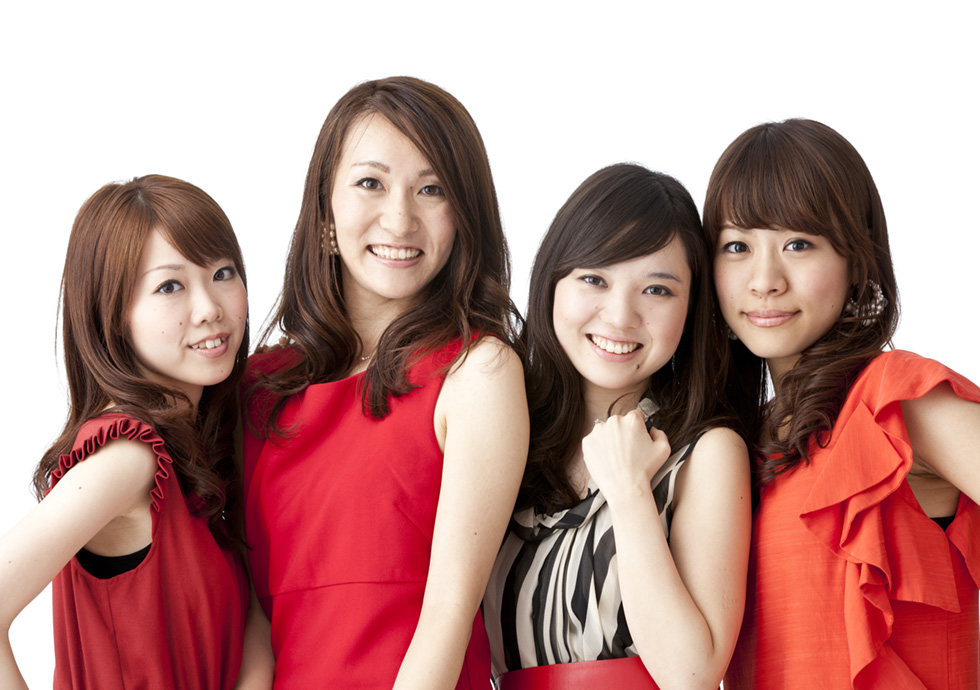
//> input picture kisozemi/groupe_02.jpg, 980 x 690 px
$ ./FaceDetection   (built with g++ and OpenCV 4)
//> lines starting //> are read from the running program, lines starting //| are printed output that depends on the picture
#include <opencv2/opencv.hpp>
#include <iostream>
/*
#ifdef _DEBUG	//libファイルをリンク
#pragma comment(lib, "opencv_ts300d.lib")
#pragma comment(lib, "opencv_world300d.lib")
#else
#pragma comment(lib, "opencv_ts300.lib")
#pragma comment(lib, "opencv_world300.lib")
#endif
*/
using namespace std;

int main(int argc, char *argv[])
{
	//顔を検出したい画像を読み込む
	string imagename = "./groupe_02.jpg";
	cv::Mat img = cv::imread(imagename);
//> img is the input picture: 690 rows x 980 cols, CV_8UC3; mean B, G, R 136.3, 140, 184.9
	if (img.empty()){
		cout << "画像ファイルが見つかりませんでした" << endl;
		return -1;
	}

	// 顔を検出するための下準備 → やらなくても検出はできる////////////////////////////////////////////////////////////////
	cv::Mat gray, smallimg;
	cv::cvtColor(img, gray, CV_BGR2GRAY);	// equalizeHist()のために、グレースケール画像へ変換
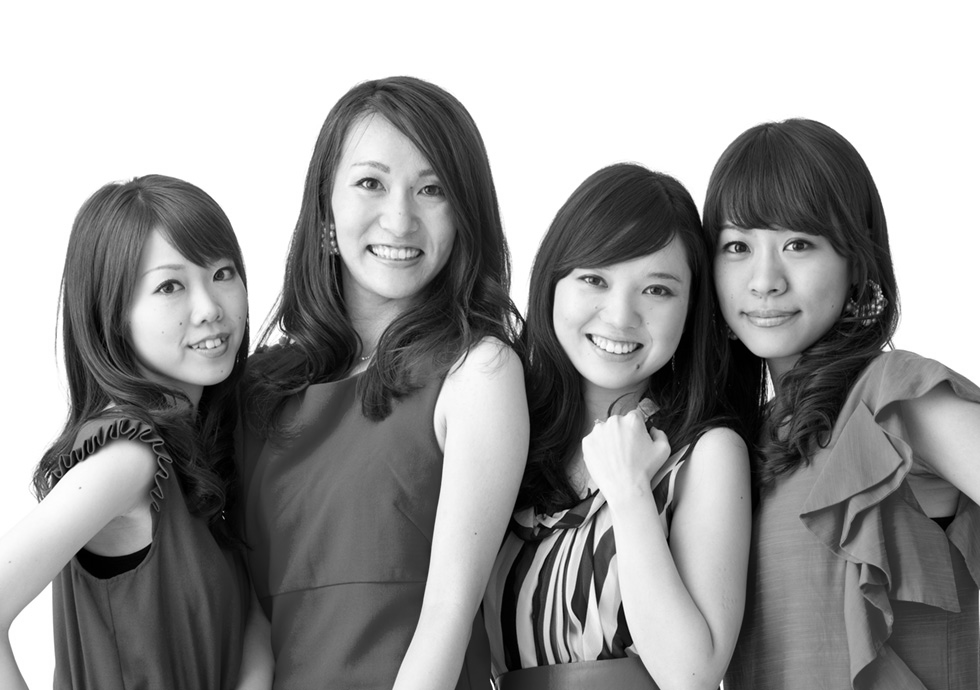
//> gray: 690 rows x 980 cols, CV_8UC1; min 0, max 255, mean 153
	cv::equalizeHist(gray, gray); 			// ヒストグラム均一化
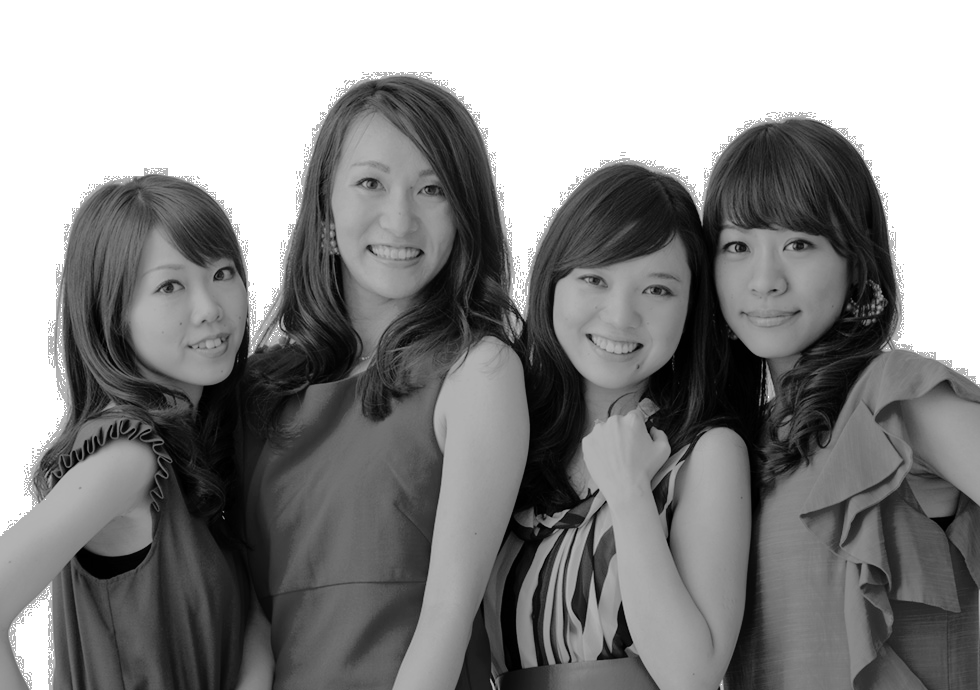
//> gray: 690 rows x 980 cols, CV_8UC1; min 0, max 255, mean 138.7

	double scale = 3.0;						// 処理時間短縮のために画像を縮小
	cv::resize(gray, smallimg, cv::Size(img.cols / scale, img.rows / scale));
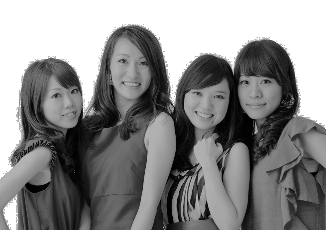
//> smallimg: 230 rows x 326 cols, CV_8UC1; min 0, max 255, mean 138.7
	// 下準備終わり

	// 分類器の読み込み////////////////////////////////////////////////////////////////////////////////////////////////////
	string cascadeName = "./haarcascade_frontalface_alt.xml"; // Haar-like
	cv::CascadeClassifier cascade;
	if (!cascade.load(cascadeName))
	{
		cout << "分類器が見つかりませんでした" << endl;
		return -1;
	}

	//分類器によって検出する//////////////////////////////////////////////////////////////////////////////////////////////////
	vector<cv::Rect> faces;	//顔検出領域を格納する配列的なもの
	cascade.detectMultiScale(smallimg, faces);	// 引数：画像，出力矩形（検出された顔を囲む）
//> faces = 4 Rects (x, y, width, height): [106, 43, 52, 52], [231, 64, 51, 51], [42, 79, 47, 47], [181, 75, 53, 53]

	// 結果の描画
	for (int i=0; i < faces.size(); i++) {	//検出した顔の数だけループ
		// 元の画像サイズに合わせるために、scaleをかける
		int facex = faces[i].x * scale,
			facey = faces[i].y * scale,
			facew = faces[i].width * scale,
			faceh = faces[i].height * scale;

		// おそらく目だろう位置のROIを抽出
		cv::Mat eye(img,
			cv::Rect(facex, facey + faceh * 0.25,facew, faceh * 0.25));
		eye = cv::Scalar(0, 0, 0);	// 黒で塗りつぶす
	}
//> this loop made 4 passes
//> (facex, facey, facew, faceh) on passes 1 to 4: (318, 129, 156, 156), (693, 192, 153, 153), (126, 237, 141, 141), (543, 225, 159, 159)
//> pass 1, `cv::Mat eye(img, cv::Rect(facex, facey + faceh * 0.25,facew, faceh * 0..`:
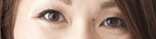
//> eye: 39 rows x 156 cols, CV_8UC3; mean B, G, R 124.4, 137.8, 162.2
//> pass 2, `cv::Mat eye(img, cv::Rect(facex, facey + faceh * 0.25,facew, faceh * 0..`:
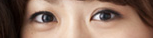
//> eye: 38 rows x 153 cols, CV_8UC3; mean B, G, R 103.1, 118.6, 147.1
//> pass 3, `cv::Mat eye(img, cv::Rect(facex, facey + faceh * 0.25,facew, faceh * 0..`:
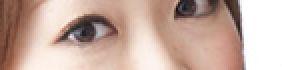
//> eye: 35 rows x 141 cols, CV_8UC3 (shown 2 times larger); mean B, G, R 160.5, 172.5, 199.3

	cv::imshow("image", img);
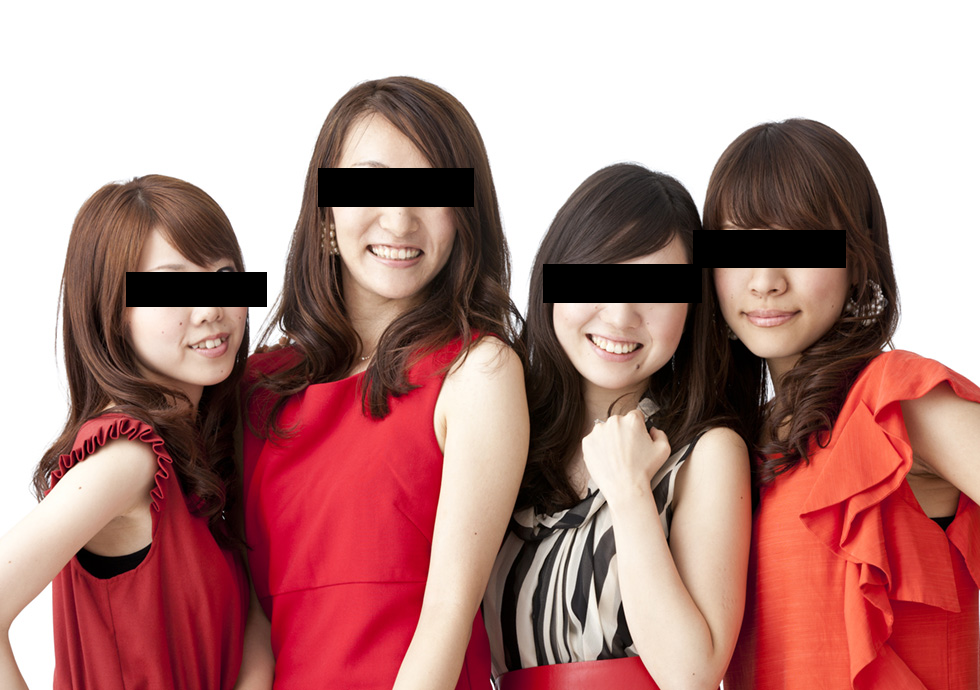
//> window 'image': 690 rows x 980 cols, CV_8UC3; mean B, G, R 131.9, 135.2, 179.2
	cv::waitKey(0);
}
